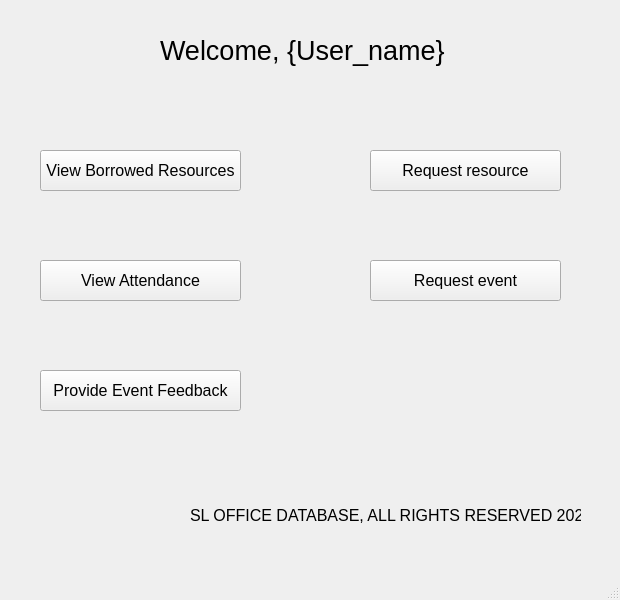
<?xml version="1.0" encoding="UTF-8"?>
<ui version="4.0">
 <class>WelcomeScreenStudent</class>
 <widget class="QMainWindow" name="WelcomeScreenStudent">
  <property name="geometry">
   <rect>
    <x>0</x>
    <y>0</y>
    <width>620</width>
    <height>600</height>
   </rect>
  </property>
  <property name="windowTitle">
   <string>SL Office DBMS</string>
  </property>
  <widget class="QWidget" name="centralwidget">
   <widget class="QPushButton" name="viewResources">
    <property name="geometry">
     <rect>
      <x>40</x>
      <y>150</y>
      <width>201</width>
      <height>41</height>
     </rect>
    </property>
    <property name="font">
     <font>
      <pointsize>12</pointsize>
     </font>
    </property>
    <property name="text">
     <string>View Borrowed Resources</string>
    </property>
   </widget>
   <widget class="QLabel" name="label">
    <property name="geometry">
     <rect>
      <x>190</x>
      <y>500</y>
      <width>391</width>
      <height>31</height>
     </rect>
    </property>
    <property name="font">
     <font>
      <pointsize>12</pointsize>
     </font>
    </property>
    <property name="text">
     <string>SL OFFICE DATABASE, ALL RIGHTS RESERVED 2023</string>
    </property>
   </widget>
   <widget class="QPushButton" name="viewResources_4">
    <property name="geometry">
     <rect>
      <x>370</x>
      <y>150</y>
      <width>191</width>
      <height>41</height>
     </rect>
    </property>
    <property name="font">
     <font>
      <pointsize>12</pointsize>
     </font>
    </property>
    <property name="text">
     <string>Request resource</string>
    </property>
   </widget>
   <widget class="QPushButton" name="viewResources_5">
    <property name="geometry">
     <rect>
      <x>370</x>
      <y>260</y>
      <width>191</width>
      <height>41</height>
     </rect>
    </property>
    <property name="font">
     <font>
      <pointsize>12</pointsize>
     </font>
    </property>
    <property name="text">
     <string>Request event</string>
    </property>
   </widget>
   <widget class="QPushButton" name="viewResources_3">
    <property name="geometry">
     <rect>
      <x>40</x>
      <y>370</y>
      <width>201</width>
      <height>41</height>
     </rect>
    </property>
    <property name="font">
     <font>
      <pointsize>12</pointsize>
     </font>
    </property>
    <property name="text">
     <string>Provide Event Feedback</string>
    </property>
   </widget>
   <widget class="QLabel" name="label_2">
    <property name="geometry">
     <rect>
      <x>160</x>
      <y>30</y>
      <width>291</width>
      <height>41</height>
     </rect>
    </property>
    <property name="font">
     <font>
      <pointsize>20</pointsize>
     </font>
    </property>
    <property name="text">
     <string>Welcome, {User_name}</string>
    </property>
   </widget>
   <widget class="QPushButton" name="viewResources_2">
    <property name="geometry">
     <rect>
      <x>40</x>
      <y>260</y>
      <width>201</width>
      <height>41</height>
     </rect>
    </property>
    <property name="font">
     <font>
      <pointsize>12</pointsize>
     </font>
    </property>
    <property name="text">
     <string>View Attendance</string>
    </property>
   </widget>
  </widget>
  <widget class="QMenuBar" name="menubar">
   <property name="geometry">
    <rect>
     <x>0</x>
     <y>0</y>
     <width>620</width>
     <height>21</height>
    </rect>
   </property>
  </widget>
  <widget class="QStatusBar" name="statusbar"/>
 </widget>
 <resources/>
 <connections/>
</ui>
